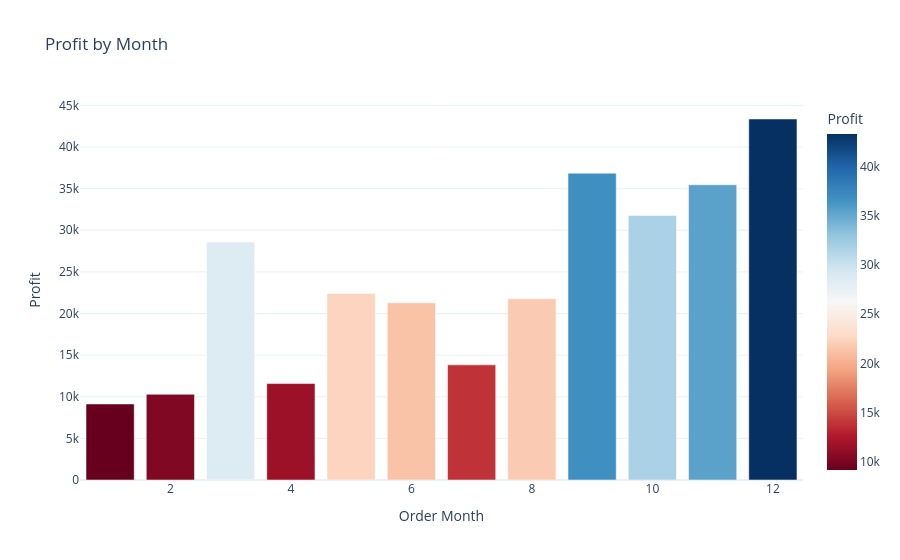

Notebook code cell kept with this figure:
### Code cell
fig = px.bar(profit_by_month,
                x="Order Month", 
                y="Profit",
                title="Profit by Month",
                color="Profit",
                color_continuous_scale=px.colors.sequential.RdBu,
    )
fig.show()

### Figure 1 — Plotly figure (JSON) as saved in the notebook; plotly's stock layout.template omitted (floating-point values rounded to 4 significant figures)
{"data": [{"hovertemplate": "Order Month=%{x}<br>Profit=%{marker.color}<extra></extra>", "legendgroup": "", "marker": {"color": [9134.0, 10290.0, 28590.0, 11590.0, 22410.0, 21290.0, 13830.0, 21780.0, 36860.0, 31780.0, 35470.0, 43370.0], "coloraxis": "coloraxis", "pattern": {"shape": ""}}, "name": "", "orientation": "v", "showlegend": false, "textposition": "auto", "type": "bar", "x": [1, 2, 3, 4, 5, 6, 7, 8, 9, 10, 11, 12], "xaxis": "x", "y": [9134.0, 10290.0, 28590.0, 11590.0, 22410.0, 21290.0, 13830.0, 21780.0, 36860.0, 31780.0, 35470.0, 43370.0], "yaxis": "y"}], "layout": {"barmode": "relative", "coloraxis": {"autocolorscale": false, "colorbar": {"title": {"text": "Profit"}}, "colorscale": [[0, "rgb(103,0,31)"], [0.1, "rgb(178,24,43)"], [0.2, "rgb(214,96,77)"], [0.3, "rgb(244,165,130)"], [0.4, "rgb(253,219,199)"], [0.5, "rgb(247,247,247)"], [0.6, "rgb(209,229,240)"], [0.7, "rgb(146,197,222)"], [0.8, "rgb(67,147,195)"], [0.9, "rgb(33,102,172)"], [1, "rgb(5,48,97)"]]}, "legend": {"tracegroupgap": 0}, "title": {"text": "Profit by Month"}, "xaxis": {"anchor": "y", "domain": [0, 1], "title": {"text": "Order Month"}}, "yaxis": {"anchor": "x", "domain": [0, 1], "title": {"text": "Profit"}}}}
